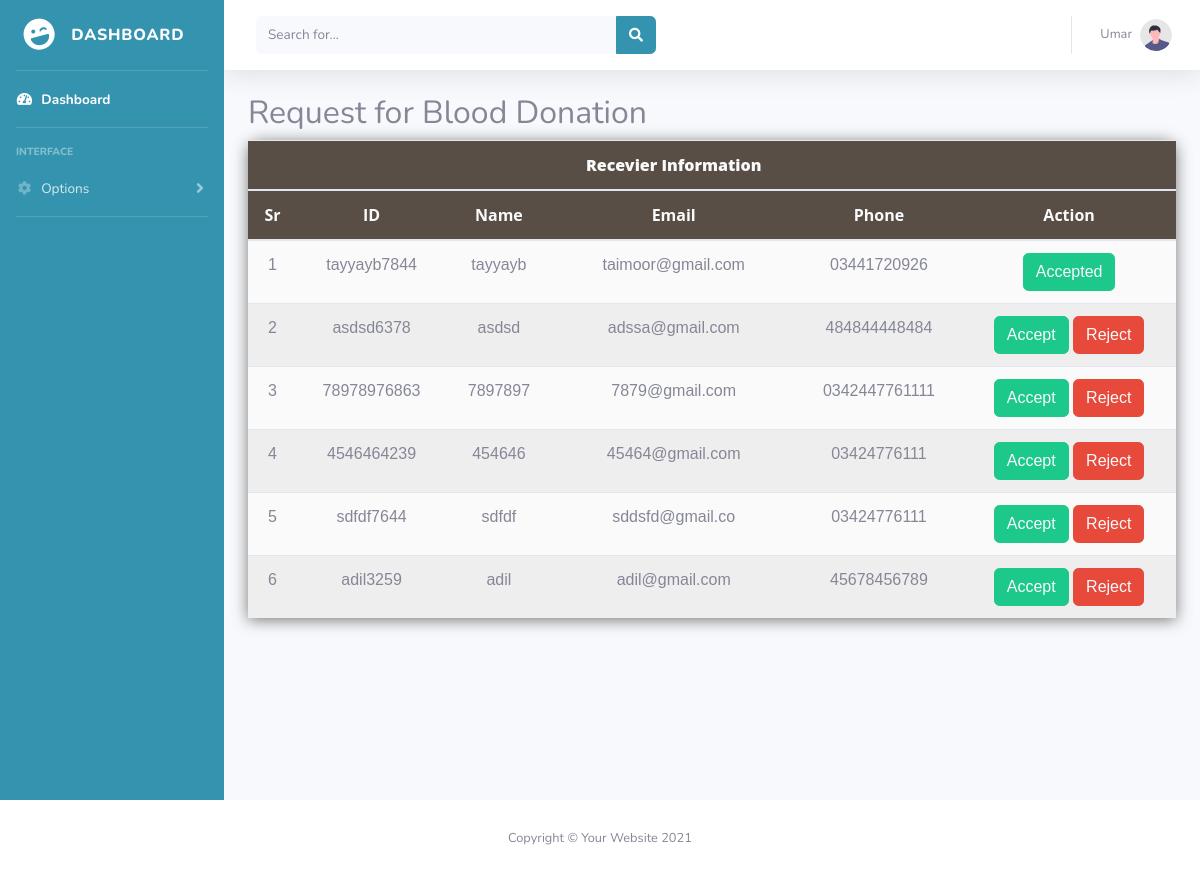
The page /donor_dashboard/index.php (signed in) on the database its author committed.
### donor_dashboard/index.php (the view, shortened to what this page needs)
<?php
include 'include/header.php';
include 'include/navbar.php';
?>
        <div id="content-wrapper" class="d-flex flex-column">
            <div id="content">
                <nav class="navbar navbar-expand navbar-light bg-white topbar mb-4 static-top shadow">
                    <form
                        class="d-none d-sm-inline-block form-inline mr-auto ml-md-3 my-2 my-md-0 mw-100 navbar-search">
                        <div class="input-group">
                            <input type="text" class="form-control bg-light border-0 small" placeholder="Search for..."
                                aria-label="Search" aria-describedby="basic-addon2">
                            <div class="input-group-append">
                                <button class="btn btn-primary" type="button">
                                    <i class="fas fa-search fa-sm"></i>
                                </button>
                            </div>
                        </div>
                    </form>
                    <ul class="navbar-nav ml-auto">
                        <li class="nav-item dropdown no-arrow">
                            <a class="nav-link dropdown-toggle" href="#" id="userDropdown" role="button"
                                data-toggle="dropdown" aria-haspopup="true" aria-expanded="false">
                                <span class="mr-2 d-none d-lg-inline text-gray-600 small"><?php echo $_SESSION['name']?></span>
                                <img class="img-profile rounded-circle"
                                    src="img/undraw_profile.svg">
                            </a>
                        </li>
                    </ul>
                </nav>
                <div class="container-fluid">
  <h2>Request for Blood Donation</h2>
  <table class="table ">
    <thead>
        <tr>
        <th class="text-center"></th>
        <th class="text-center"></th>
        <th class="text-center"></th>
        <th class="text-center"> <b> Recevier Information</b></th>
        <th class="text-center"></th>
        <th class="text-center" colspan="2"></th>
      </tr>
      <tr>
        <th class="text-center">Sr</th>
        <th class="text-center">ID</th>
        <th class="text-center">Name</th>
        <th class="text-center">Email</th>
        <th class="text-center">Phone</th>
        <th class="text-center" colspan="2">Action</th>
      </tr>
    </thead>
    <?php
      include_once "../connection.php";
    $donor_id = $_SESSION['donor_id'];
    $sql="SELECT * FROM `request _received` WHERE `donor_id`='$donor_id'";
    $select = $conn->query($sql);
      $count=1;
      if (mysqli_num_rows($select) > 0){
        while ($row = mysqli_fetch_assoc($select)) {
            $id= $row["receiver_id"];
    ?>
    <tr>
      <td><?=$count?></td>
      <td><?=$row["receiver_id"]?></td>
      <td><?=$row["receiver_name"]?></td>
      <td><?=$row["receiver_email"]?></td>
      <td><?=$row["receiver_phone"]?></td>
      <td>
            <?php
        if($row['status']==2){
          echo ' <button class="btn btn-success"><a href="status.php?receiver_id='.$id.'&status=0" class="text-light">Accept</a></button>
        <button class="btn btn-danger"><a href="status.php?receiver_id='.$id.'&status=1" class="text-light">Reject</a></button>'; }
        if($row['status']==0){
          echo ' <button class="btn btn-success"><a href="" class="text-light">Accepted</a></button>
        '; }
        ?>
      </td>
      </tr>
      <?php
            $count=$count+1;
          }
        }
      ?>
  </table>
                </div>
            </div>
        </div>
    </div>
    <body class="registration">
<?php include 'include/scripts.php';
include 'include/footer.php';
?>

### donor_dashboard/include/header.php (shortened to what this page needs)
<!DOCTYPE html>
<html lang="en">
<head>
        <link rel="stylesheet" href="https://unpkg.com/leaflet@1.7.1/dist/leaflet.css" />
        <link rel="stylesheet" href="./css/mystyle.css">
        <link rel="stylesheet" href="https://cdn.jsdelivr.net/npm/bootstrap@4.0.0/dist/css/bootstrap.min.css">
    <link href="vendor/fontawesome-free/css/all.min.css" rel="stylesheet" type="text/css">
    <link href="css/sb-admin-2.min.css" rel="stylesheet">
</head>
<body id="page-top">
    <div id="wrapper">

### donor_dashboard/include/navbar.php (shortened to what this page needs)
  <ul class="navbar-nav bg-gradient-primary sidebar sidebar-dark accordion" id="accordionSidebar">
<a class="sidebar-brand d-flex align-items-center justify-content-center" href="index.php">
    <div class="sidebar-brand-icon rotate-n-15">
        <i class="fas fa-laugh-wink"></i>
    </div>
    <div class="sidebar-brand-text mx-3">Dashboard <sup></sup></div>
</a>
<hr class="sidebar-divider my-0">
<li class="nav-item active">
    <a class="nav-link" href="index.php">
        <i class="fas fa-fw fa-tachometer-alt"></i>
        <span>Dashboard</span></a>
</li>
<hr class="sidebar-divider">
<div class="sidebar-heading">
    Interface
</div>
<li class="nav-item">
    <a class="nav-link collapsed" href="#" data-toggle="collapse" data-target="#collapseTwo"
        aria-expanded="true" aria-controls="collapseTwo">
        <i class="fas fa-fw fa-cog"></i>
        <span>Options</span>
    </a>
</li>
<hr class="sidebar-divider">
</ul>

### donor_dashboard/include/footer.php (shortened to what this page needs)
 <footer class="sticky-footer bg-white">
                <div class="container my-auto">
                    <div class="copyright text-center my-auto">
                        <span>Copyright &copy; Your Website 2021</span>
                    </div>
                </div>
            </footer>
            </body>
</html>

### donor_dashboard/css/mystyle.css (style rules this page uses)
table { width: 100%; border-collapse: collapse; border-spacing: 0; box-shadow: 0 2px 15px rgba(64, 64, 64, .7); border-radius: 12px 12px 0 0; margin-bottom: 50px; }
td, th { padding: 10px 16px; text-align: center; }
th { background-color: #584e46; color: #fafafa; font-family: 'Open Sans', Sans-serif; font-weight: bold; }
tr { width: 100%; background-color: #fafafa; font-family: 'Montserrat', sans-serif; }
tr:nth-child(even) { background-color: #eeeeee; }

### rows shown on the page
request _received: receiver "tayyayb7844", receiver_name "tayyayb", receiver_email "taimoor@gmail.com", receiver_phone "03441720926", status "Accepted"
request _received: receiver "asdsd6378", receiver_name "asdsd", receiver_email "adssa@gmail.com", receiver_phone "484844448484"
request _received: receiver "78978976863", receiver_name "7897897", receiver_email "7879@gmail.com", receiver_phone "0342447761111"
request _received: receiver "4546464239", receiver_name "454646", receiver_email "45464@gmail.com", receiver_phone "03424776111"
request _received: receiver "sdfdf7644", receiver_name "sdfdf", receiver_email "sddsfd@gmail.co", receiver_phone "03424776111"
request _received: receiver "adil3259", receiver_name "adil", receiver_email "adil@gmail.com", receiver_phone "45678456789"

### other values the page prints
$_SESSION['name'] "Umar"
